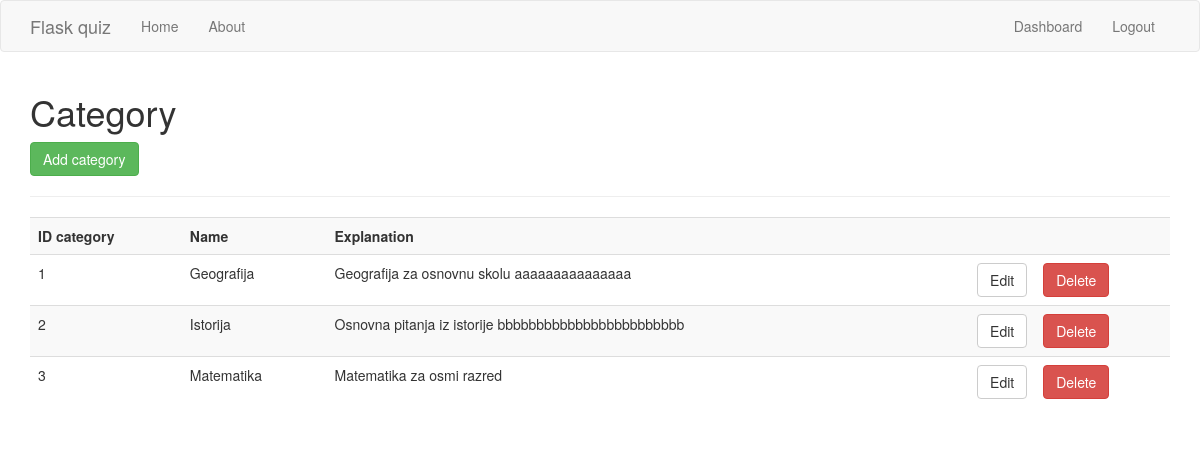
/category (signed in), run on the app's committed database.
### app/models.py (models this page shows)
class Category(db.Model):
    id_category = db.Column(db.Integer, primary_key=True)
    name = db.Column(db.String(256), index=True)
    explanation = db.Column(db.String(512), index=True)

### app/routes.py (the view)
@app.route('/category', methods=['GET', 'POST'])
@is_logged_in
def category():
    try:
        conn = sqlite3.connect("quiz.db")
    except Error as e:
        print(e)
    cur = conn.cursor()
    result = cur.execute("SELECT * FROM category")
    categorys = cur.fetchall()
    print(categorys)
    if result:
        return render_template('category.html', categorys=categorys)
    else:
        msg = 'No category Found'
        return render_template('dashboard.html', msg=msg)
    cur.close()

### app/routes.py (called while the page is built)
def is_logged_in(f):
    @wraps(f)
    def wrap(*args, **kwargs):
        if 'logged_in' in session:
            return f(*args, **kwargs)
        else:
            flash('Unauthorized, Please login', 'danger')
            return redirect(url_for('login'))
    return wrap

### app/templates/category.html (shortened to what this page needs)
{% extends "layout.html" %}
{% block body %}
  <h1>Category</h1>
  <a class="btn btn-success" href="/category_add">Add category</a>
  <hr>
  <table class="table table-striped">
    <tr>
      <th>ID category</th>
      <th>Name</th>
      <th>Explanation</th>
      <th></th>
      <th></th>
    </tr>
    {% for category in categorys %}
      <tr>
        <td>{{category[0]}}</td>
        <td>{{category[1]}}</td>
        <td>{{category[2]}}</td>
        <td><a href="category_edit/{{category[0]}}" class="btn btn-default pull-right">Edit</a></td>
        <td>
          <form action="{{url_for('category_delete', id=category[0])}}" method="post">
            <input type="submit" value="Delete" class="btn btn-danger">
          </form>
        </td>
      </tr>
    {% endfor %}
  </table>
{% endblock %}

### data on the page
Category: id_category "1", name "Geografija", explanation "Geografija za osnovnu skolu aaaaaaaaaaaaaaa"
Category: id_category "2", name "Istorija", explanation "Osnovna pitanja iz istorije bbbbbbbbbbbbbbbbbbbbbbbb"
Category: id_category "3", name "Matematika", explanation "Matematika za osmi razred"
